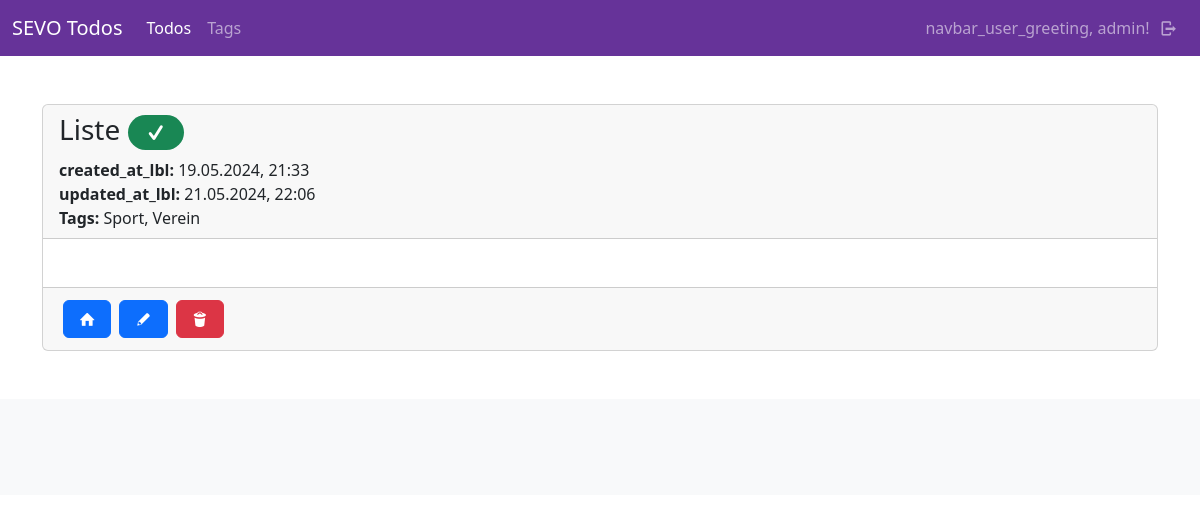
The app's page /todos/detail/7 (signed in), older data.
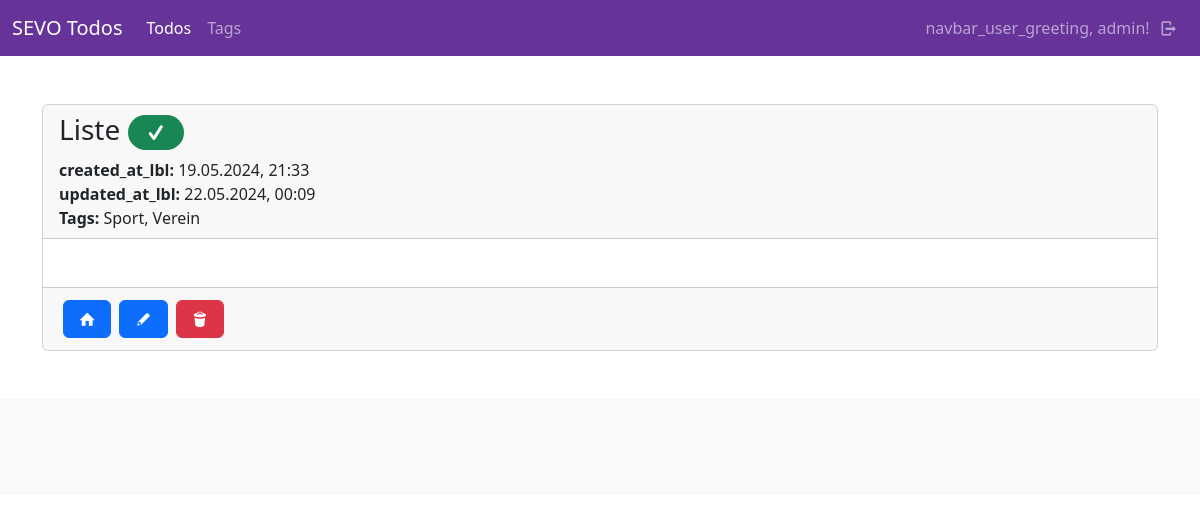
The same page, newer data.
### todos/models.py (models this page shows, shortened)
class Todo(models.Model):
    user = models.ForeignKey(User, on_delete=models.CASCADE)
    title = models.CharField(max_length=255)
    content = tinymce_models.HTMLField()
    tags = models.ManyToManyField(Tag, blank=True)
    done = models.BooleanField(default=False)
    created_at = models.DateTimeField(auto_now_add=True)
    updated_at = models.DateTimeField(auto_now=True)
    class Meta:
        ordering = ["-created_at"]
        pass
    def get_tags_str(self):
        tags = self.tags.all()
        tags_list = [tag.name for tag in tags]
        return ", ".join(tags_list)

class Tag(models.Model):
    user = models.ForeignKey(User, on_delete=models.CASCADE)
    name = models.CharField(max_length=100)
    class Meta:
        ordering = ["name"]

### todos/views/todo_views.py (the view)
# urls.py: path("detail/<int:id>", todo_views.detail, name="todos-detail"),
@login_required(login_url="sevo-auth-login")
def detail(request, id):
    current_user = request.user
    todo = get_object_or_404(models.Todo, id=id, user=current_user)
    return render(request, "todos/todo/detail.html", {
        "title": _("todos_detail_title"),
        "todo": todo
    })

### todos/templates/todos/todo/detail.html (shortened to what this page needs)
{% extends "base_main.html" %}
{% load i18n %}
{% block main %}
    <div class="card">
        <div class="card-header">
            <h3>{{ todo.title }}
                <span class="badge rounded-pill {% if todo.done %}text-bg-success{% else %}text-bg-warning{% endif %}">
                    <i class="demo-icon icon-check"></i>
                </span>
            </h3>
            <div>
                <strong>{% trans "created_at_lbl" %}:</strong> {{ todo.created_at|date:"d.m.Y, H:i" }}
            </div>
            <div>
                <strong>{% trans "updated_at_lbl" %}:</strong> {{ todo.updated_at|date:"d.m.Y, H:i" }}
            </div>
            <div>
                <strong>Tags:</strong>
                {{ todo.get_tags_str}}
            </div>
        </div>
        <div class="card-body">
        </div>
        <div class="card-footer">
            <div class="d-flex justify-content-start align-content-center">
                <a class="d-block btn btn-primary d-block m-1" href="{% url "todos-index" %}"><i class="demo-icon icon-home"></i></a>
                <a class="btn btn-primary d-block m-1" href="{% url "todos-update" id=todo.id %}"><i class="demo-icon icon-pencil"></i></a>
                <a class="btn btn-danger d-block m-1" href="{% url "todos-delete" id=todo.id %}"><i class="demo-icon icon-trash"></i></a>
            </div>
        </div>
    </div>
{%  endblock %}

Row changes from the older to the newer data that the page shows:
changed Todo "Liste": updated_at "21.05.2024, 22:06" → "22.05.2024, 00:09"
